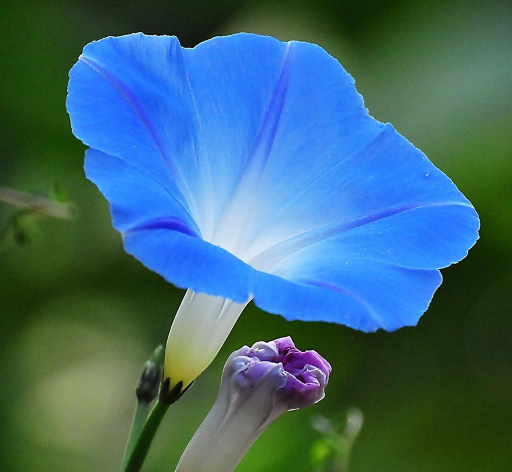
#> input picture dataset/hua.jpg, 1024 x 943 px, found by its file name (shown at 1/2 size)
$ python class7_image_pyramid_and_contour_detection.py
#> lines starting #> are read from the running program, lines starting #| are printed output that depends on the picture; after the words box and inside, x2 and y2 are one past the last pixel; in counts of white or black regions, pixels touching at a corner belong together; long printed decimals are rounded
import cv2


def show_img(name, img):
    cv2.imshow(name, img)
    cv2.waitKey(0)
    cv2.destroyAllWindows()


hua = cv2.imread('hua.jpg', 1)
#> hua is the input picture: shape (943, 1024, 3); mean B, G, R 116.6, 104.8, 63.1
hua = cv2.resize(hua, (0, 0), None, 0.5, 0.5)
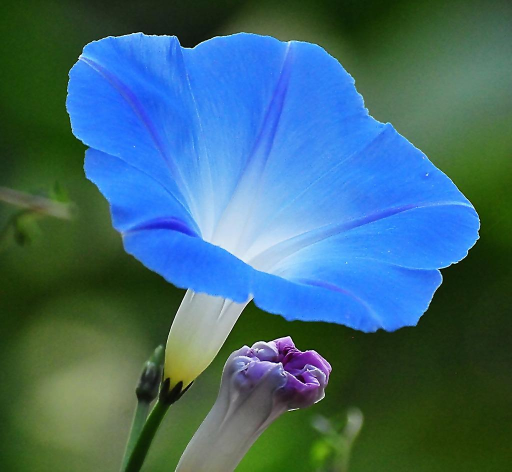
#> hua: shape (472, 512, 3); mean B, G, R 116.7, 104.9, 63.2
show_img('hua', hua)
print(hua.shape)
#| (472, 512, 3)

# 金字塔上采样
# By default, size of the output image is computed as `Size(src.cols\*2, (src.rows\*2)`
up = cv2.pyrUp(hua)
show_img('up', up)
print(up.shape)
#| (944, 1024, 3)
# 金字塔下采样
down = cv2.pyrDown(hua)
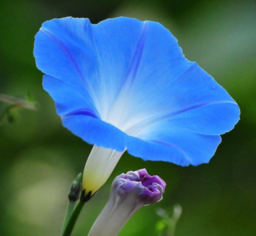
#> down: shape (236, 256, 3); mean B, G, R 116.7, 104.8, 63.2
show_img('down', down)
print(down.shape)
#| (236, 256, 3)

# 轮廓检测
star = cv2.imread('star.png')
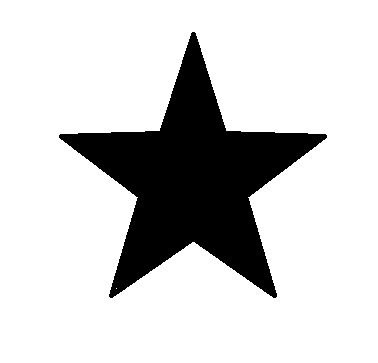
#> input picture dataset/star.png, 378 x 363 px, found by its file name
#> star is the input picture: shape (363, 378, 3); 81.2% white; 1 black region, box (x1, y1, x2, y2) and area: (59, 32, 327, 298) 25828
print(star.shape)
#| (363, 378, 3)
gray = cv2.cvtColor(star, cv2.COLOR_BGR2GRAY)
#> gray: shape (363, 378); 81.2% white; 1 black region
print(gray.shape)
#| (363, 378)
ret, thresh = cv2.threshold(gray, 127, 255, cv2.THRESH_BINARY)
show_img('star', star)
show_img('thresh', thresh)
# mode:     轮廓检索模式  cv2.RETR_TREE:检索所有轮廓,重构嵌套轮廓的整个层次
# method:   轮廓逼近方法  cv2.CHAIN_APPROX_NONE
contours, hierarchy = cv2.findContours(thresh, cv2.RETR_TREE, cv2.CHAIN_APPROX_NONE)
#> contours = 3 contours, 1 with area under 20; largest, box (x1, y1, x2, y2) and area: (0, 0, 378, 363) 136474, (58, 31, 328, 299) 26294
cnt = contours[1]
#> cnt = contour of 931 points, box (x1, y1, x2, y2) (58, 31, 328, 299), area 26294
print(cnt)
#> (printed output is left out)
# 画轮廓前要拷贝一下，在拷贝的变量上画，否则会覆盖原图
draw_img = star.copy()
res = cv2.drawContours(draw_img, contours, -1, (0, 255, 255), thickness=3)  # -1表示所有轮廓都画
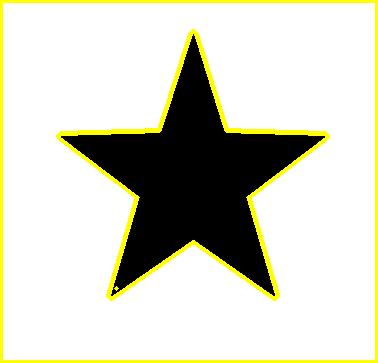
#> res: shape (363, 378, 3); mean B, G, R 193.6, 210.5, 210.5
show_img('draw_img', draw_img)

# 计算面积
print(cv2.contourArea(cnt))
#| 26293.5
# 计算周长
print(cv2.arcLength(cnt, True))
#| 1083.845

# 轮廓近似
epsilon = 0.01 * cv2.arcLength(cnt, True)
#> epsilon = 10.84
approx = cv2.approxPolyDP(cnt, epsilon, True)
#> approx = contour of 10 points, box (x1, y1, x2, y2) (58, 31, 328, 299), area 25232
res = cv2.drawContours(draw_img, [approx], -1, (0, 0, 255), 5)
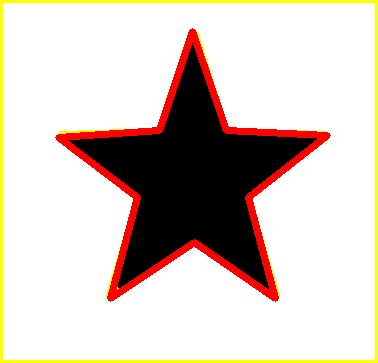
#> res: shape (363, 378, 3); 5.14% of pixels changed, all inside (x1, y1, x2, y2) = (55, 28, 331, 302)
show_img('res', res)

# 外接矩形
x, y, w, h = cv2.boundingRect(cnt)
img = star.copy()
# show_img(img)
img = cv2.rectangle(img, (x, y), (x + w, y + h), (0, 255, 0), 5)
# show_img(img)

# 外接圆
(x, y), radius = cv2.minEnclosingCircle(cnt)
center = (int(x), int(y))
radius = int(radius)
image = cv2.circle(img, center, radius, (0, 255, 0), 2)
show_img('image', image)
